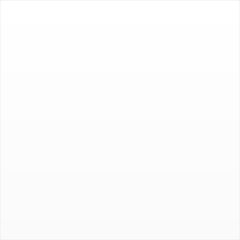
<?xml version="1.0" encoding="UTF-8"?>
<ui version="4.0">
 <class>Form</class>
 <widget class="QWidget" name="Form">
  <property name="geometry">
   <rect>
    <x>0</x>
    <y>0</y>
    <width>240</width>
    <height>240</height>
   </rect>
  </property>
  <property name="windowTitle">
   <string>Form</string>
  </property>
  <widget class="QLabel" name="label">
   <property name="geometry">
    <rect>
     <x>0</x>
     <y>0</y>
     <width>240</width>
     <height>240</height>
    </rect>
   </property>
   <property name="styleSheet">
    <string notr="true"/>
   </property>
   <property name="text">
    <string/>
   </property>
  </widget>
  <widget class="QPushButton" name="pushButton">
   <property name="geometry">
    <rect>
     <x>0</x>
     <y>0</y>
     <width>240</width>
     <height>240</height>
    </rect>
   </property>
   <property name="styleSheet">
    <string notr="true">background-color: rgba(255, 255, 255, 0);
outline: none;</string>
   </property>
   <property name="text">
    <string/>
   </property>
  </widget>
 </widget>
 <resources>
  <include location="resources.qrc"/>
 </resources>
 <connections/>
</ui>
